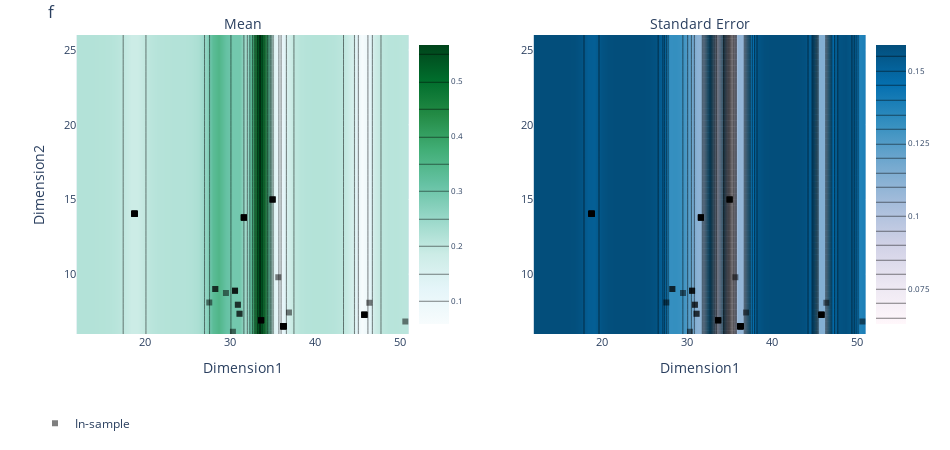
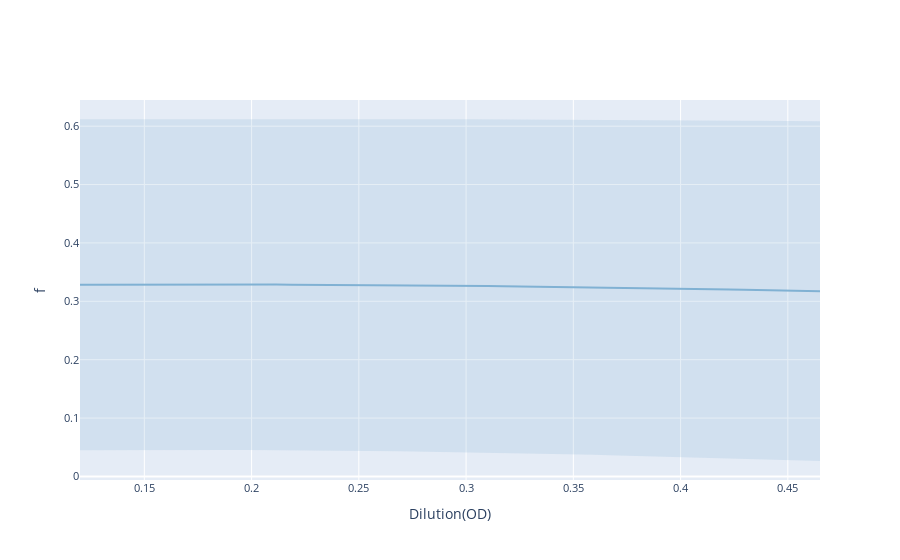
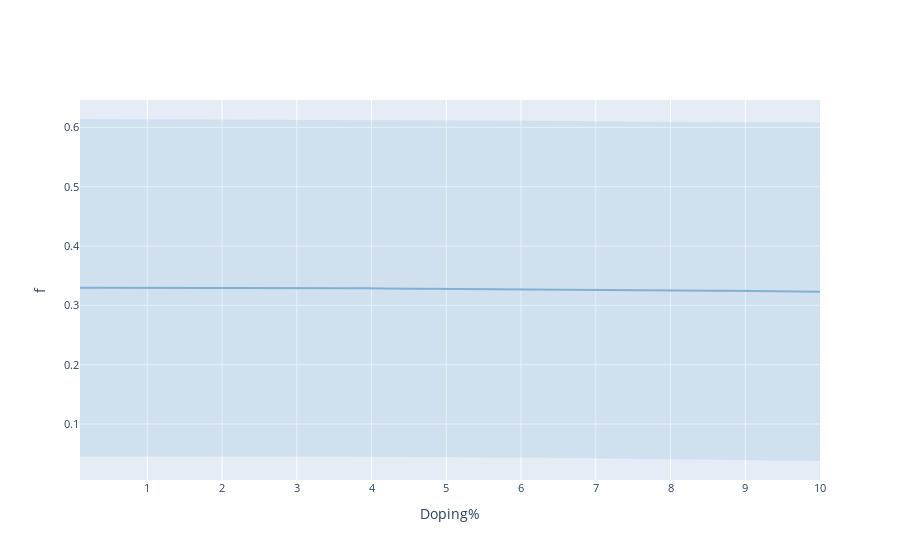
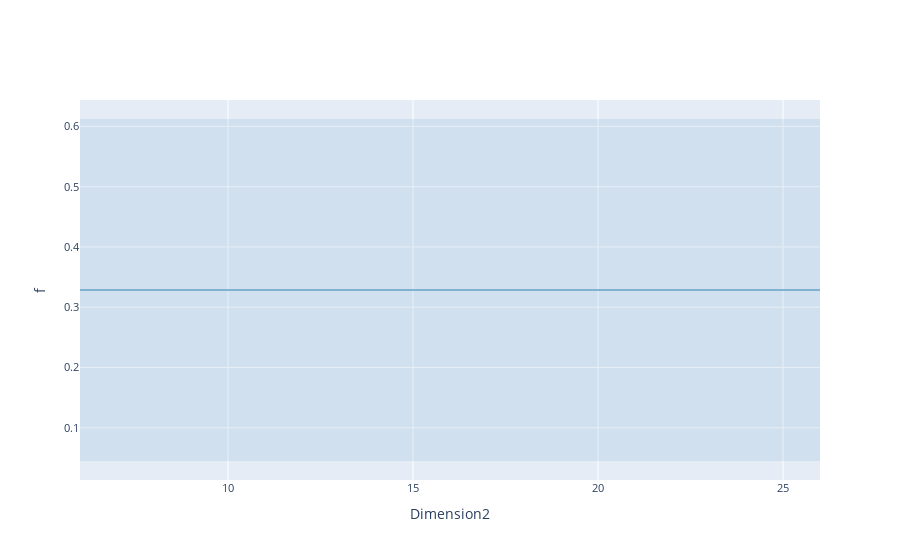

Here is the notebook cell these charts were saved with, in order:
### Markdown cell above
##### [Red]Important! For the purposes of this experiment we need to fix the dimensions (Dimension1 and Dimension2 features) as this cannot be controlled from the beggining. In other words, Farwa synthesizes NPLs, reports to us the dimensions obtained, and then we get the rest of experimental parameters for the experiment. 

##### For this, we HAVE to use the Developer API (this is now a feature request in Ax.dev) https://github.com/facebook/Ax/issues/1951

### Code cell
##More visualizations
render(ax_client.get_contour_plot(param_x='Dimension1', param_y='Dimension2', metric_name='f'))
render(plot_slice(ax_client.generation_strategy.model, 'Dilution(OD)', metric_name='f'))
render(plot_slice(ax_client.generation_strategy.model, 'Doping%', metric_name='f'))
render(plot_slice(ax_client.generation_strategy.model, 'Dimension2', metric_name='f'))
render(plot_slice(ax_client.generation_strategy.model, 'Dimension1', metric_name='f'))
cv_results = cross_validate(ax_client.generation_strategy.model,)
render(interact_cross_validation(cv_results, show_context=True,autoset_axis_limits=False))
